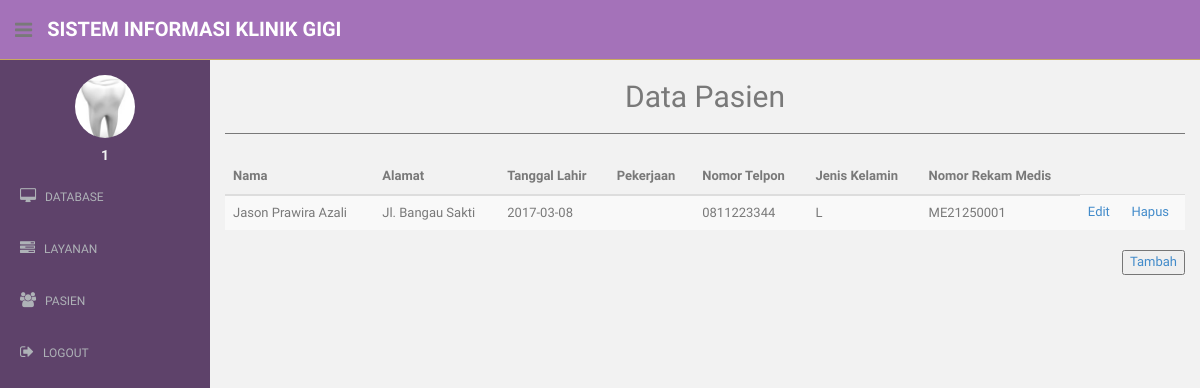
The app's page /admin/pasien.php (signed in), older data.
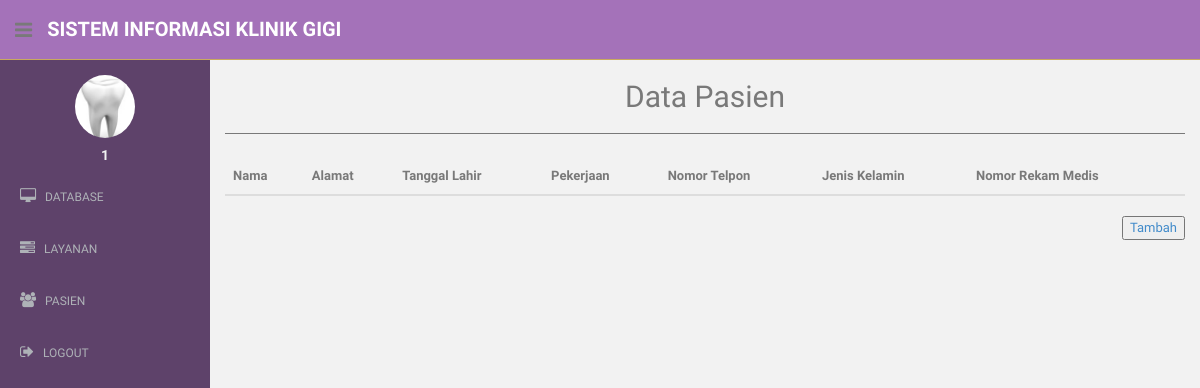
The same page, newer data.
### tables this page shows
CREATE TABLE `pasien` (
  `id_pasien` int(11) NOT NULL,
  `nama_pasien` text NOT NULL,
  `alamat` text NOT NULL,
  `tanggal_lahir` date NOT NULL,
  `pekerjaan` text NOT NULL,
  `no_telp` text NOT NULL,
  `jenis_kelamin` varchar(1) NOT NULL,
  `no_rekam_medis` varchar(12) NOT NULL
);

### admin/pasien.php (the view, shortened to what this page needs)
<?php
  include "../connection/connect.php";
  $dataPasien = $conn->query("SELECT * FROM pasien");
?>
<!DOCTYPE html>
<html lang="en">
  <head>
    <link href="../assets/css/bootstrap.css" rel="stylesheet">
    <link href="../assets/font-awesome/css/font-awesome.css" rel="stylesheet" />
    <link href="../assets/css/style.css" rel="stylesheet">
    <link href="../assets/css/style-responsive.css" rel="stylesheet">
    <link href="../assets/css/dataTables.bootstrap.min.css" rel="stylesheet">
  </head>
  <body>
  <section id="container" >
      <header class="header purple1-bg">
              <div class="sidebar-toggle-box">
                  <div class="fa fa-bars tooltips" data-placement="right" data-original-title="Toggle Navigation"></div>
              </div>
            <a href="index.php" class="logo"><b>Sistem Informasi Klinik Gigi</b></a>
        </header>
      <aside>
          <div id="sidebar"  class="nav-collapse ">
              <ul class="sidebar-menu" id="nav-accordion">
              	  <p class="centered"><a href="profile.html"><img src="../assets/img/ui-sam.jpg" class="img-circle" width="60"></a></p>
              	  <h5 class="centered"><?php echo $_SESSION['uid']?></h5>
                  <li class="sub-menu">
                      <a href="javascript:;" >
                          <i class="fa fa-desktop"></i>
                          <span>DATABASE</span>
                      </a>
                  </li>
                  <li class="sub-menu">
                      <a href="javascript:;" >
                          <i class="fa fa-tasks"></i>
                          <span>LAYANAN</span>
                      </a>
                  </li>
                  <li class="sub-menu">
                      <a href="javascript:;" >
                          <i class="fa fa-users"></i>
                          <span>PASIEN</span>
                      </a>
                  </li>
                  <li class="sub-menu">
                      <a href="../process/logout.php" >
                          <i class="fa fa-sign-out"></i>
                          <span>LOGOUT</span>
                      </a>
                  </li>
              </ul>
          </div>
      </aside>
      <section id="main-content">
          <section class="wrapper">
          	<h2><center>Data Pasien</center></h2>
            <hr>
          	<div class="row mt">
          		<div class="col-lg-12">
          		<table class="table table-striped table-advance table-hover col-lg-12">
              <thead>
                <th>Nama</th>
                <th>Alamat</th>
                <th>Tanggal Lahir</th>
                <th>Pekerjaan</th>
                <th>Nomor Telpon</th>
                <th>Jenis Kelamin</th>
                <th>Nomor Rekam Medis</th>
              </thead>
              <tbody>
                <?php
                while($pasien = $dataPasien->fetch_assoc()){
                  echo "
                    <tr>
                      <td>
                        $pasien[nama_pasien]
                      </td>
                      <td>
                        $pasien[alamat]
                      </td>
                      <td>
                        $pasien[tanggal_lahir]
                      </td>
                      <td>
                        $pasien[pekerjaan]
                      </td>
                      <td>
                        $pasien[no_telp]
                      </td>
                      <td>
                        $pasien[jenis_kelamin]
                      </td>
                      <td>
                        $pasien[no_rekam_medis]
                      </td>
                      <td>
                        <a href=\"act/edit_pasien.php?id_pasien=$pasien[id_pasien]\">Edit</a>
                      </td>
                      <td>
                        <a href=\"act/hapus_pasien.php?id_pasien=$pasien[id_pasien]\">Hapus</a>
                      </td>
                    </tr>
                  ";
                }
                ?>
              </tbody>
              </table>
              <button style="float: right"><a href="add_pasien.php">Tambah</a></button>
          		</div>
          	</div>
		      </section>
      </section>
  </section>
  </body>
</html>

Row changes from the older to the newer data that the page shows:
removed pasien: nama_pasien "Jason Prawira Azali", alamat "Jl. Bangau Sakti", tanggal_lahir "2017-03-08", no_telp "0811223344", jenis_kelamin "L", no_rekam_medis "ME21250001"
